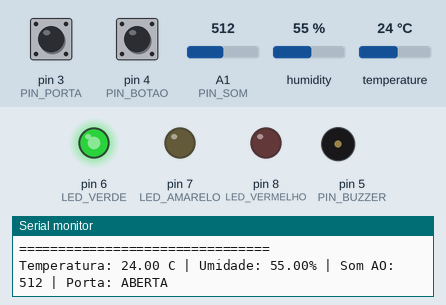
The sketch below on a simulated Arduino Uno, built with avr-gcc and run on an emulated ATmega328P. On the bench: output pins drawn as LEDs (lit = HIGH), buzzer (waves = sounding, pin HIGH), the last lines printed to the serial monitor. The inputs (shaded band) are chosen by the test bench; at power-on: temperature 24 °C, A1 (PIN_SOM) = 512, pin 3 (PIN_PORTA) HIGH, pin 4 (PIN_BOTAO) HIGH, humidity 55 %.

Above: at 1.2 s.
1.3 s: temperature set to 21 °C
6.6 s: temperature set to 18 °C
At 10.24 s:
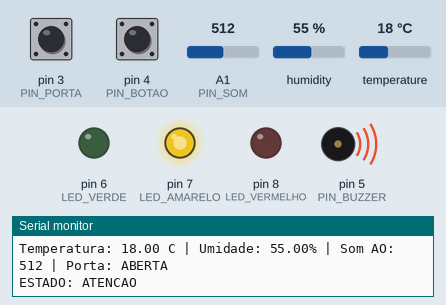
At 11.3 s:
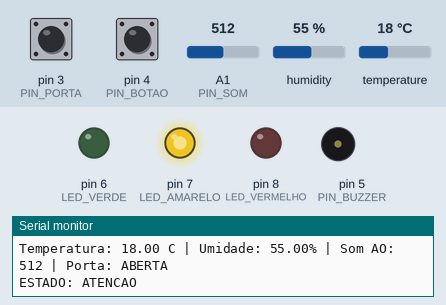
16.6 s: A1 (PIN_SOM) set to 0
27.4 s: pin 3 (PIN_PORTA) pulled LOW for 3.2 s
Timing chart, 0 to 31.8 s (numbered marks = the images above; inputs shaded):
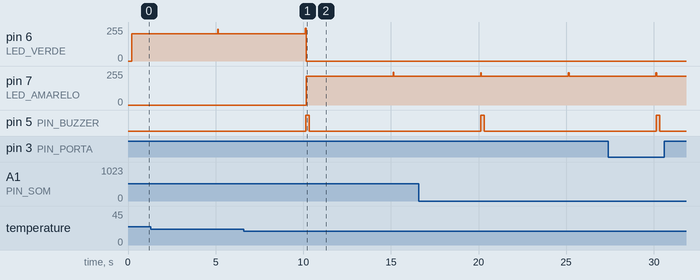

The sketch:

arduinos.ino
```cpp
#include <DHT.h>
#include <math.h>

#define PIN_DHT       2
#define PIN_PORTA     3
#define PIN_BOTAO     4
#define PIN_BUZZER    5

#define LED_VERDE     6
#define LED_AMARELO   7
#define LED_VERMELHO  8

#define PIN_SOM       A1

#define TIPO_DHT DHT11

DHT dht(PIN_DHT, TIPO_DHT);

const float TEMP_MIN = 18.0;
const float TEMP_MAX = 28.0;


const unsigned long INTERVALO_LEITURA = 5000;
const unsigned long TEMPO_ATENCAO_PORTA = 20000;
const unsigned long TEMPO_CRITICO_PORTA = 60000;
const unsigned long TEMPO_CRITICO_TEMP = 30000;
const unsigned long INTERVALO_BIP = 10000;
const unsigned long DURACAO_BIP = 200;
const unsigned long INTERVALO_PISCA = 500;

enum Estado {
  NORMAL,
  ATENCAO,
  CRITICO,
  RECONHECIDO,
  FALHA_SENSOR
};

Estado estadoAtual = NORMAL;
Estado estadoAnterior = NORMAL;

float temperatura = NAN;
float umidade = NAN;

int nivelSom = 0;
int falhasDHT = 0;

bool portaAberta = false;
bool alarmeReconhecido = false;
bool ledPiscando = false;
bool buzzerLigado = false;

bool botaoAnterior = HIGH;

unsigned long ultimaLeitura = 0;
unsigned long inicioPortaAberta = 0;
unsigned long inicioTemperaturaCritica = 0;
unsigned long ultimoBip = 0;
unsigned long inicioBip = 0;
unsigned long ultimoPisca = 0;


const char* nomeEstado(Estado estado) {
  switch (estado) {
    case NORMAL:       return "NORMAL";
    case ATENCAO:      return "ATENCAO";
    case CRITICO:      return "CRITICO";
    case RECONHECIDO:  return "RECONHECIDO";
    case FALHA_SENSOR: return "FALHA_SENSOR";
    default:           return "DESCONHECIDO";
  }
}

void desligarLEDs() {
  digitalWrite(LED_VERDE, LOW);
  digitalWrite(LED_AMARELO, LOW);
  digitalWrite(LED_VERMELHO, LOW);
}

void lerSensores() {
  temperatura = dht.readTemperature();
  umidade = dht.readHumidity();

  nivelSom = analogRead(PIN_SOM);

  portaAberta = digitalRead(PIN_PORTA) == HIGH;

  if (isnan(temperatura) || isnan(umidade)) {
    falhasDHT++;

    Serial.print("Falha de leitura DHT11: ");
    Serial.println(falhasDHT);
  } else {
    falhasDHT = 0;

    Serial.print("Temperatura: ");
    Serial.print(temperatura);
    Serial.print(" C | Umidade: ");
    Serial.print(umidade);
    Serial.print("% | Som AO: ");
    Serial.print(nivelSom);
    Serial.print(" | Porta: ");
    Serial.println(portaAberta ? "ABERTA" : "FECHADA");
  }

  unsigned long agora = millis();


  if (portaAberta) {
    if (inicioPortaAberta == 0) {
      inicioPortaAberta = agora;
    }
  } else {
    inicioPortaAberta = 0;
  }


  bool temperaturaFora =
    !isnan(temperatura) &&
    (temperatura < TEMP_MIN || temperatura > TEMP_MAX);

  if (temperaturaFora) {
    if (inicioTemperaturaCritica == 0) {
      inicioTemperaturaCritica = agora;
    }
  } else {
    inicioTemperaturaCritica = 0;
  }
}


void verificarBotao() {
  bool botaoAtual = digitalRead(PIN_BOTAO);


  if (botaoAnterior == HIGH && botaoAtual == LOW) {
    if (estadoAtual == CRITICO ||
        estadoAtual == RECONHECIDO) {
      alarmeReconhecido = true;
      Serial.println("Alarme reconhecido pelo usuario.");
    }
  }

  botaoAnterior = botaoAtual;
}


void atualizarEstado() {
  unsigned long agora = millis();


  if (falhasDHT >= 3) {
    estadoAtual = FALHA_SENSOR;
    alarmeReconhecido = false;
    return;
  }

  bool temperaturaCritica =
    inicioTemperaturaCritica != 0 &&
    agora - inicioTemperaturaCritica >=
    TEMPO_CRITICO_TEMP;

  bool portaCritica =
    inicioPortaAberta != 0 &&
    agora - inicioPortaAberta >=
    TEMPO_CRITICO_PORTA;

  bool temperaturaProxima =
    !isnan(temperatura) &&
    (temperatura <= TEMP_MIN + 1 ||
     temperatura >= TEMP_MAX - 1);

  bool portaEmAtencao =
    inicioPortaAberta != 0 &&
    agora - inicioPortaAberta >=
    TEMPO_ATENCAO_PORTA;

  bool condicaoCritica =
    temperaturaCritica || portaCritica;


  if (!condicaoCritica) {
    alarmeReconhecido = false;
  }

  if (condicaoCritica) {
    if (alarmeReconhecido) {
      estadoAtual = RECONHECIDO;
    } else {
      estadoAtual = CRITICO;
    }
  } else if (temperaturaProxima || portaEmAtencao) {
    estadoAtual = ATENCAO;
  } else {
    estadoAtual = NORMAL;
  }
}


void controlarSaidas() {
  unsigned long agora = millis();

  desligarLEDs();

  switch (estadoAtual) {

    case NORMAL:
      digitalWrite(LED_VERDE, HIGH);
      digitalWrite(PIN_BUZZER, LOW);
      buzzerLigado = false;
      break;

    case ATENCAO:
      digitalWrite(LED_AMARELO, HIGH);


      if (!buzzerLigado &&
          agora - ultimoBip >= INTERVALO_BIP) {
        ultimoBip = agora;
        inicioBip = agora;
        buzzerLigado = true;
        digitalWrite(PIN_BUZZER, HIGH);
      }

      if (buzzerLigado &&
          agora - inicioBip >= DURACAO_BIP) {
        buzzerLigado = false;
        digitalWrite(PIN_BUZZER, LOW);
      }
      break;

    case CRITICO:
      digitalWrite(LED_VERMELHO, HIGH);
      digitalWrite(PIN_BUZZER, HIGH);
      buzzerLigado = true;
      break;

    case RECONHECIDO:
      if (agora - ultimoPisca >= INTERVALO_PISCA) {
        ultimoPisca = agora;
        ledPiscando = !ledPiscando;
      }

      digitalWrite(LED_VERMELHO, ledPiscando);
      digitalWrite(PIN_BUZZER, LOW);
      buzzerLigado = false;
      break;

    case FALHA_SENSOR:
      if (agora - ultimoPisca >= INTERVALO_PISCA) {
        ultimoPisca = agora;
        ledPiscando = !ledPiscando;
      }

      digitalWrite(LED_AMARELO, ledPiscando);
      digitalWrite(LED_VERMELHO, !ledPiscando);
      digitalWrite(PIN_BUZZER, LOW);
      buzzerLigado = false;
      break;
  }
}


void registrarMudancaEstado() {
  if (estadoAtual != estadoAnterior) {
    Serial.print("ESTADO: ");
    Serial.println(nomeEstado(estadoAtual));

    estadoAnterior = estadoAtual;
  }
}


void setup() {
  Serial.begin(9600);

  pinMode(PIN_PORTA, INPUT_PULLUP);
  pinMode(PIN_BOTAO, INPUT_PULLUP);
  pinMode(PIN_BUZZER, OUTPUT);

  pinMode(LED_VERDE, OUTPUT);
  pinMode(LED_AMARELO, OUTPUT);
  pinMode(LED_VERMELHO, OUTPUT);

  dht.begin();

  desligarLEDs();
  digitalWrite(PIN_BUZZER, LOW);


  ultimaLeitura = millis() - INTERVALO_LEITURA;

  Serial.println("================================");
  Serial.println("VaxGuard Connect iniciado!");
  Serial.println("Arduino UNO R4 WiFi");
  Serial.println("Leitura dos sensores: 5 segundos");
  Serial.println("================================");
}

void loop() {
  unsigned long agora = millis();

  verificarBotao();

  if (agora - ultimaLeitura >= INTERVALO_LEITURA) {
    ultimaLeitura = agora;
    lerSensores();
  }

  atualizarEstado();
  registrarMudancaEstado();
  controlarSaidas();
}
```

Measured:
- the behaviour switches between 20 and 19 °C on temperature (found by bisection; images 0 and 1)
- after the input at 6.6 s, pin 7 (LED_AMARELO): 0/255 → 217/255 after 3.6 s; pin 5 (PIN_BUZZER): LOW → HIGH after 3.5 s, → LOW 0.20 s later
